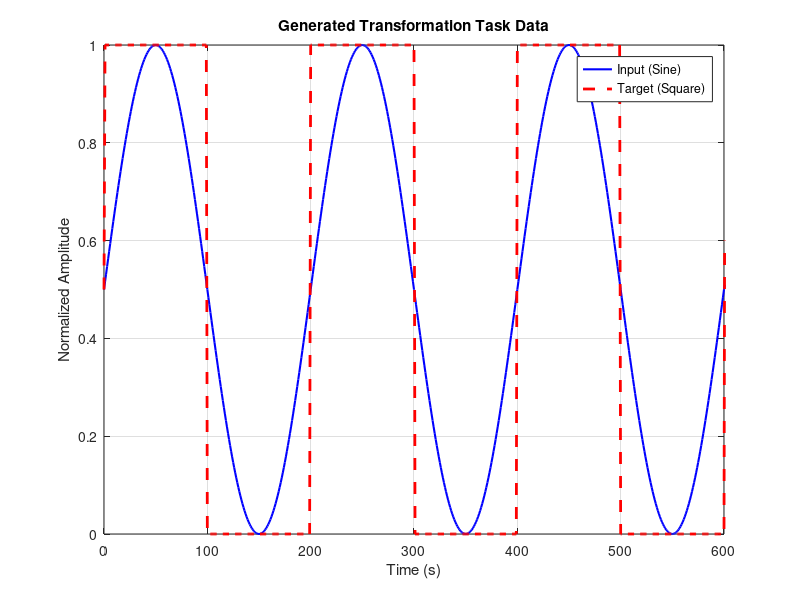

The MATLAB source for this figure:
%% createSINEseries.m
% This script generates and saves the input/target data for the
% sine-to-square wave nonlinear transformation task.
% VERSION 2: Does not require the Signal Processing Toolbox.

function createSINEseries(nSamples, num_periods, fileName)
    % Set default arguments if none are provided
    if nargin < 1, nSamples = 5000; end
    if nargin < 2, num_periods = 25; end
    if nargin < 3, fileName = 'SINEseries_len5000_p25.mat'; end

    fprintf('Generating sine-to-square transformation task data...\n');

    % --- 1. Set up parameters ---
    T_symbol = 1.0; % Symbol duration in seconds, consistent with your config
    t = (0:nSamples-1)' * T_symbol; % Time vector (as a column vector)

    % Calculate frequency to achieve the desired number of periods over the total duration
    total_duration = nSamples * T_symbol;
    freq = num_periods / total_duration;

    % --- 2. Generate the signals ---
    % Generate a sine wave for input
    sine_wave = sin(2 * pi * freq * t);
    input_sine_series = sine_wave;

    % Generate a square wave for the target
    % MODIFIED LINE: Replaced square() with sign() to avoid toolbox dependency.
    % The sign of a sine wave is a square wave.
    target_square_series = sign(sine_wave);

    % --- 3. Normalize to [0,1] ---
    % This is crucial, as your channel simulation maps the input signal
    % to a number of molecules (e.g., between N_min and N_max).
    input_sine_series = (input_sine_series + 1) / 2;
    target_square_series = (target_square_series + 1) / 2;
    
    % Address potential NaN for the first element if target_square_series(1) was 0
    if isnan(target_square_series(1))
        target_square_series(1) = 0.5; % Or whatever neutral value you prefer
    end

    % --- 4. Save the result ---
    save(fileName, 'input_sine_series', 'target_square_series', 't', 'nSamples', 'T_symbol');
    fprintf('✅ Created sine/square series with length=%d, saved to "%s".\n', nSamples, fileName);
    
    % --- 5. Verification Plot ---
    figure;
    plot(t, input_sine_series, 'b-', 'LineWidth', 1.5);
    hold on;
    plot(t, target_square_series, 'r--', 'LineWidth', 2);
    hold off;
    title('Generated Transformation Task Data');
    xlabel('Time (s)');
    ylabel('Normalized Amplitude');
    legend('Input (Sine)', 'Target (Square)');
    grid on;
    xlim([0, (3/freq)]); % Show the first 3 periods for clarity
end
